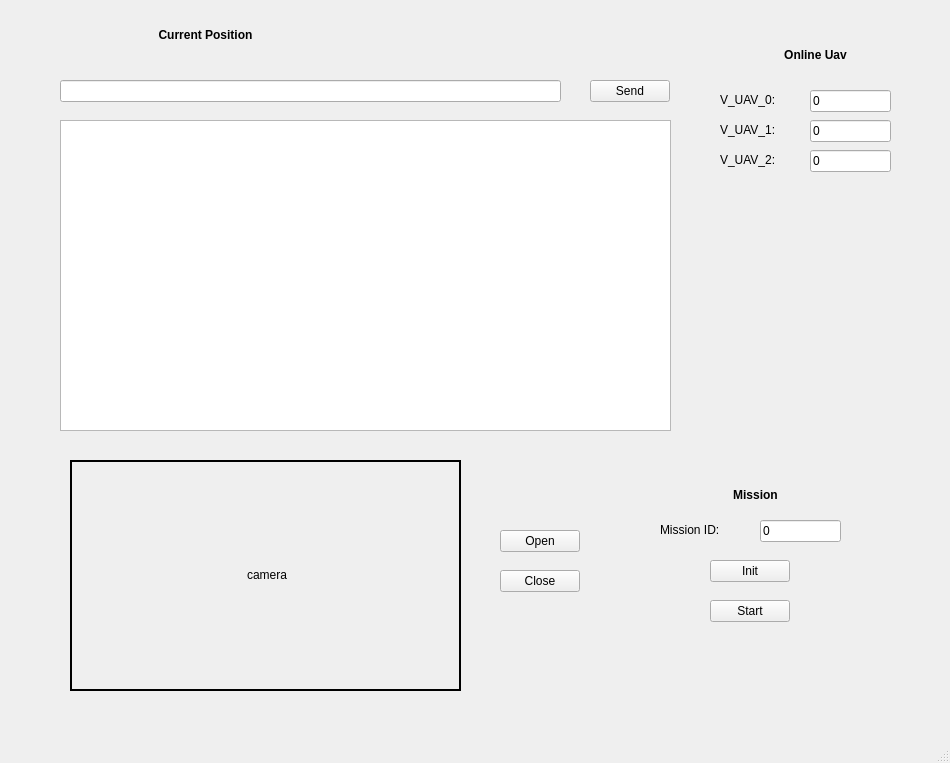
<?xml version="1.0" encoding="UTF-8"?>
<ui version="4.0">
 <class>v_uav_local_network</class>
 <widget class="QMainWindow" name="v_uav_local_network">
  <property name="geometry">
   <rect>
    <x>0</x>
    <y>0</y>
    <width>950</width>
    <height>763</height>
   </rect>
  </property>
  <property name="windowTitle">
   <string>MainWindow</string>
  </property>
  <widget class="QWidget" name="centralwidget">
   <widget class="QLabel" name="v_uav_0_camera_image">
    <property name="geometry">
     <rect>
      <x>70</x>
      <y>460</y>
      <width>391</width>
      <height>231</height>
     </rect>
    </property>
    <property name="frameShape">
     <enum>QFrame::WinPanel</enum>
    </property>
    <property name="text">
     <string>&lt;html&gt;&lt;head/&gt;&lt;body&gt;&lt;p align=&quot;center&quot;&gt;camera&lt;/p&gt;&lt;/body&gt;&lt;/html&gt;</string>
    </property>
   </widget>
   <widget class="QPushButton" name="v_uav_0_init_button">
    <property name="geometry">
     <rect>
      <x>710</x>
      <y>560</y>
      <width>80</width>
      <height>22</height>
     </rect>
    </property>
    <property name="text">
     <string>Init</string>
    </property>
   </widget>
   <widget class="QLabel" name="v_uav_0_label">
    <property name="geometry">
     <rect>
      <x>30</x>
      <y>10</y>
      <width>61</width>
      <height>51</height>
     </rect>
    </property>
    <property name="text">
     <string/>
    </property>
    <property name="textFormat">
     <enum>Qt::RichText</enum>
    </property>
    <property name="pixmap">
     <pixmap resource="../resources/images.qrc">:/images/uav.jpeg</pixmap>
    </property>
    <property name="scaledContents">
     <bool>true</bool>
    </property>
   </widget>
   <widget class="QLabel" name="v_uav_0_current_position_label">
    <property name="geometry">
     <rect>
      <x>750</x>
      <y>40</y>
      <width>131</width>
      <height>31</height>
     </rect>
    </property>
    <property name="text">
     <string>&lt;html&gt;&lt;head/&gt;&lt;body&gt;&lt;p align=&quot;center&quot;&gt;&lt;span style=&quot; font-weight:600;&quot;&gt;Online Uav&lt;/span&gt;&lt;/p&gt;&lt;/body&gt;&lt;/html&gt;</string>
    </property>
   </widget>
   <widget class="QLineEdit" name="v_uav_0_mission_id_edit">
    <property name="geometry">
     <rect>
      <x>760</x>
      <y>520</y>
      <width>81</width>
      <height>22</height>
     </rect>
    </property>
    <property name="text">
     <string>0</string>
    </property>
   </widget>
   <widget class="QLabel" name="v_uav_0_mission_label">
    <property name="geometry">
     <rect>
      <x>690</x>
      <y>480</y>
      <width>131</width>
      <height>31</height>
     </rect>
    </property>
    <property name="text">
     <string>&lt;html&gt;&lt;head/&gt;&lt;body&gt;&lt;p align=&quot;center&quot;&gt;&lt;span style=&quot; font-weight:600;&quot;&gt;Mission&lt;/span&gt;&lt;/p&gt;&lt;/body&gt;&lt;/html&gt;</string>
    </property>
   </widget>
   <widget class="QPushButton" name="v_uav_0_camera_open_button">
    <property name="geometry">
     <rect>
      <x>500</x>
      <y>530</y>
      <width>80</width>
      <height>22</height>
     </rect>
    </property>
    <property name="text">
     <string>Open</string>
    </property>
   </widget>
   <widget class="QPushButton" name="v_uav_0_mission_start_button">
    <property name="geometry">
     <rect>
      <x>710</x>
      <y>600</y>
      <width>80</width>
      <height>22</height>
     </rect>
    </property>
    <property name="text">
     <string>Start</string>
    </property>
   </widget>
   <widget class="QLabel" name="v_uav_0_mission_id_label">
    <property name="geometry">
     <rect>
      <x>660</x>
      <y>520</y>
      <width>71</width>
      <height>20</height>
     </rect>
    </property>
    <property name="text">
     <string>Mission ID:</string>
    </property>
   </widget>
   <widget class="QPushButton" name="v_uav_0_camera_close_button">
    <property name="geometry">
     <rect>
      <x>500</x>
      <y>570</y>
      <width>80</width>
      <height>22</height>
     </rect>
    </property>
    <property name="text">
     <string>Close</string>
    </property>
   </widget>
   <widget class="QLineEdit" name="v_uav_0_ref_nlp_command">
    <property name="geometry">
     <rect>
      <x>60</x>
      <y>80</y>
      <width>501</width>
      <height>22</height>
     </rect>
    </property>
   </widget>
   <widget class="QPushButton" name="v_uav_0_send_command_button">
    <property name="geometry">
     <rect>
      <x>590</x>
      <y>80</y>
      <width>80</width>
      <height>22</height>
     </rect>
    </property>
    <property name="text">
     <string>Send</string>
    </property>
   </widget>
   <widget class="QPlainTextEdit" name="feedback_text_edit">
    <property name="geometry">
     <rect>
      <x>60</x>
      <y>120</y>
      <width>611</width>
      <height>311</height>
     </rect>
    </property>
   </widget>
   <widget class="QLabel" name="v_uav_0_current_position_label_2">
    <property name="geometry">
     <rect>
      <x>140</x>
      <y>20</y>
      <width>131</width>
      <height>31</height>
     </rect>
    </property>
    <property name="text">
     <string>&lt;html&gt;&lt;head/&gt;&lt;body&gt;&lt;p align=&quot;center&quot;&gt;&lt;span style=&quot; font-weight:600;&quot;&gt;Current Position&lt;/span&gt;&lt;/p&gt;&lt;/body&gt;&lt;/html&gt;</string>
    </property>
   </widget>
   <widget class="QLabel" name="v_uav_0_mission_id_label_2">
    <property name="geometry">
     <rect>
      <x>720</x>
      <y>90</y>
      <width>71</width>
      <height>20</height>
     </rect>
    </property>
    <property name="text">
     <string>V_UAV_0:</string>
    </property>
   </widget>
   <widget class="QLabel" name="v_uav_0_mission_id_label_3">
    <property name="geometry">
     <rect>
      <x>720</x>
      <y>120</y>
      <width>71</width>
      <height>20</height>
     </rect>
    </property>
    <property name="text">
     <string>V_UAV_1:</string>
    </property>
   </widget>
   <widget class="QLineEdit" name="v_uav_0_mission_id_edit_2">
    <property name="geometry">
     <rect>
      <x>810</x>
      <y>90</y>
      <width>81</width>
      <height>22</height>
     </rect>
    </property>
    <property name="text">
     <string>0</string>
    </property>
   </widget>
   <widget class="QLabel" name="v_uav_0_mission_id_label_4">
    <property name="geometry">
     <rect>
      <x>720</x>
      <y>150</y>
      <width>71</width>
      <height>20</height>
     </rect>
    </property>
    <property name="text">
     <string>V_UAV_2:</string>
    </property>
   </widget>
   <widget class="QLineEdit" name="v_uav_0_mission_id_edit_3">
    <property name="geometry">
     <rect>
      <x>810</x>
      <y>120</y>
      <width>81</width>
      <height>22</height>
     </rect>
    </property>
    <property name="text">
     <string>0</string>
    </property>
   </widget>
   <widget class="QLineEdit" name="v_uav_0_mission_id_edit_4">
    <property name="geometry">
     <rect>
      <x>810</x>
      <y>150</y>
      <width>81</width>
      <height>22</height>
     </rect>
    </property>
    <property name="text">
     <string>0</string>
    </property>
   </widget>
  </widget>
  <widget class="QMenuBar" name="menubar">
   <property name="geometry">
    <rect>
     <x>0</x>
     <y>0</y>
     <width>950</width>
     <height>28</height>
    </rect>
   </property>
  </widget>
  <widget class="QStatusBar" name="statusbar"/>
 </widget>
 <resources>
  <include location="../resources/images.qrc"/>
 </resources>
 <connections/>
</ui>
